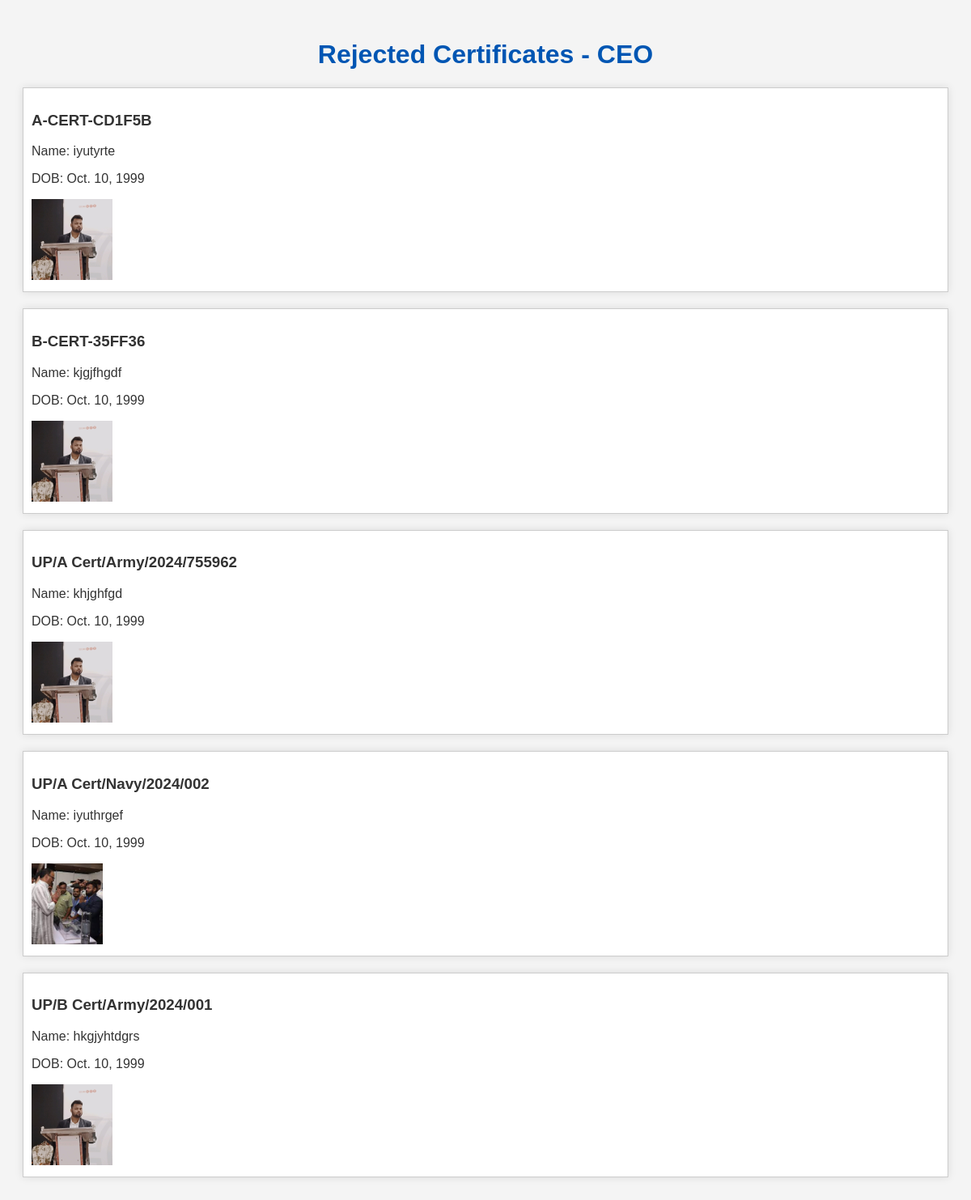
The app's page /rejected_certificates/ceo/, older data.
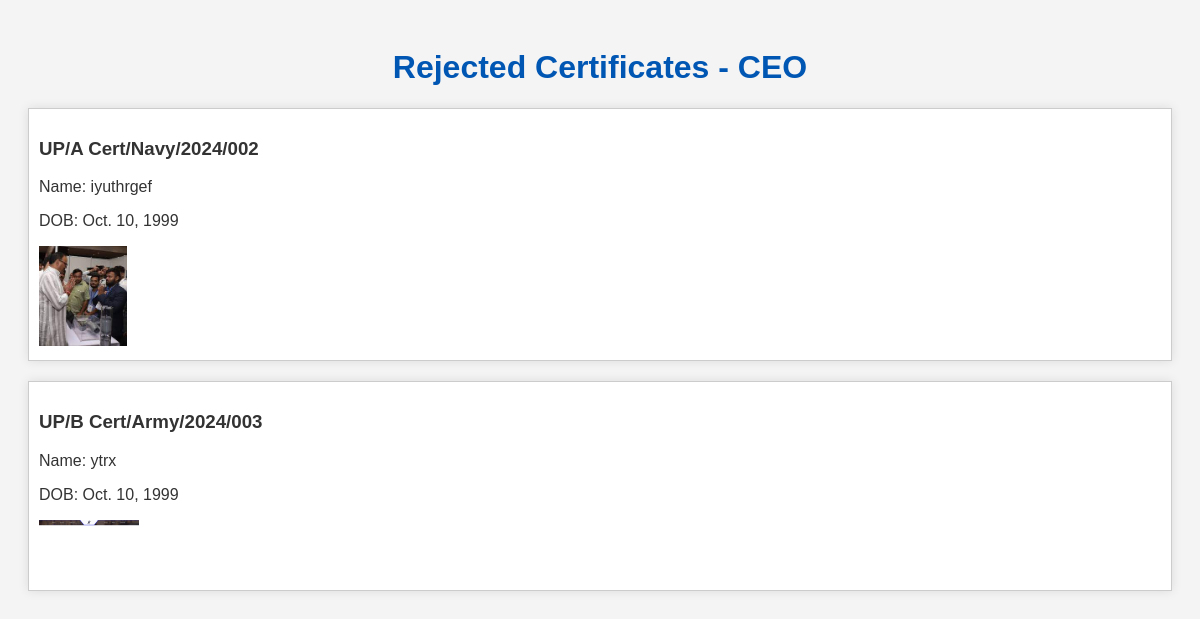
The same page, newer data.
### mainapp/models.py (models this page shows, shortened)
class Certificate(models.Model):
    CERTIFICATE_TYPE_CHOICES = [
        ('A_Army', 'A Army'),
        ('A_AirForce', 'A AirForce'),
        ('A_Navy', 'A Navy'),
        ('B_AirForce', 'B AirForce'),
        ('B_Army', 'B Army'),
        ('B_Navy', 'B Navy'),
        ('C_Army', 'C Army'),
    ]
    Name = models.CharField(max_length=100, null=True, blank=True)
    DOB = models.DateField(null=True, blank=True)
    Guardian = models.CharField(max_length=100, null=True, blank=True)
    CertificateType = models.CharField(max_length=20, choices=CERTIFICATE_TYPE_CHOICES, null=True, blank=True)
    CadetRank = models.CharField(max_length=20, null=True, blank=True)
    PassingYear = models.IntegerField(null=True, blank=True)
    Grade = models.CharField(max_length=10, null=True, blank=True)
    Unit = models.CharField(max_length=50, null=True, blank=True)
    Directorate = models.CharField(max_length=50, null=True, blank=True)
    Place = models.CharField(max_length=100, null=True, blank=True)
    Institute = models.CharField(max_length=100, null=True, blank=True)
    certificate_number = models.CharField(max_length=50, null=True, blank=True)
    serial_number = models.CharField(max_length=50, null=True, blank=True)
    user_image = models.ImageField(upload_to='media/', null=True, blank=True)
    qr_code = models.ImageField(upload_to='qr_codes/', blank=True)
    final_certificate = models.ImageField(upload_to='media/certificates/', null=True, blank=True)
    is_duplicate = models.BooleanField(default=False)
    reviewer_ceo = models.ForeignKey(settings.AUTH_USER_MODEL, related_name='ceo_reviews', on_delete=models.SET_NULL, null=True, blank=True)
    reviewer_register_head = models.ForeignKey(settings.AUTH_USER_MODEL, related_name='register_head_reviews', on_delete=models.SET_NULL, null=True, blank=True)
    reviewer_staff = models.ForeignKey(settings.AUTH_USER_MODEL, related_name='staff_reviews', on_delete=models.SET_NULL, null=True, blank=True)
    ceo_review_status = models.BooleanField(null=True, blank=True)
    register_head_review_status = models.BooleanField(null=True, blank=True)
    staff_review_status = models.BooleanField(null=True, blank=True)
    signature_image = models.ImageField(upload_to='signatures/', null=True, blank=True)
    is_signed = models.BooleanField(default=False)

### mainapp/views.py (the view)
# urls.py: path('rejected_certificates/ceo/', rejected_certificates_ceo, name='rejected_certificates_ceo'),
def rejected_certificates_ceo(request):
    rejected_certificates = Certificate.objects.filter(ceo_review_status=False)
    return render(request, 'rejected_certificates.html', {'certificates': rejected_certificates, 'role': 'CEO'})

### mainapp/templates/rejected_certificates.html (shortened to what this page needs)
<!DOCTYPE html>
<html lang="en">
<head>
</head>
<body>
    <h1>Rejected Certificates - {{ role }}</h1>
    <ul class="certificate-list">
        {% for certificate in certificates %}
        <li class="certificate-item">
            <h3>{{ certificate.certificate_number }}</h3>
            <p>Name: {{ certificate.Name }}</p>
            <p>DOB: {{ certificate.DOB }}</p>
            <img src="{{ certificate.user_image.url }}" alt="User Image">
        </li>
        {% empty %}
        <li>No rejected certificates found.</li>
        {% endfor %}
    </ul>
</body>
</html>

Row changes from the older to the newer data that the page shows:
no longer on this page (row edited): Certificate: certificate_number "A-CERT-CD1F5B", Name "iyutyrte", DOB "Oct. 10, 1999", user_image (picture)
no longer on this page (row edited): Certificate: certificate_number "B-CERT-35FF36", Name "kjgjfhgdf", DOB "Oct. 10, 1999", user_image (picture)
no longer on this page (row edited): Certificate: certificate_number "UP/A Cert/Army/2024/755962", Name "khjghfgd", DOB "Oct. 10, 1999", user_image (picture)
no longer on this page (row edited): Certificate: certificate_number "UP/B Cert/Army/2024/001", Name "hkgjyhtdgrs", DOB "Oct. 10, 1999", user_image (picture)
added Certificate: certificate_number "UP/B Cert/Army/2024/003", Name "ytrx", DOB "Oct. 10, 1999", user_image (picture)
